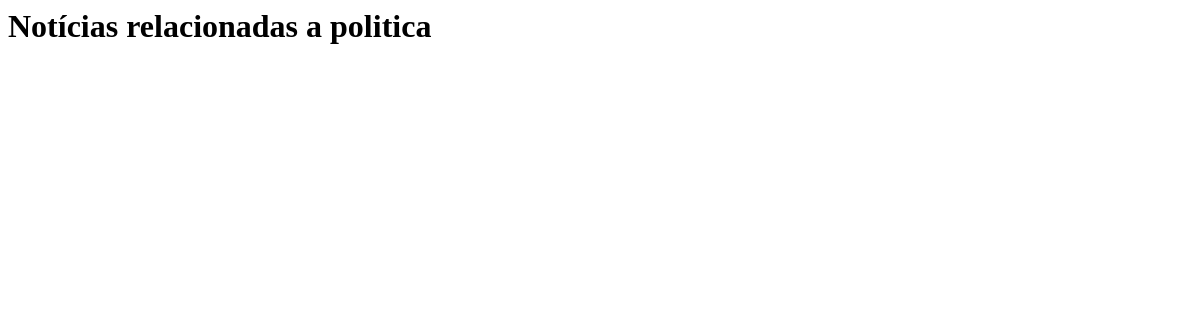
The page /noticias/tag/politica/ on the database as committed earlier.
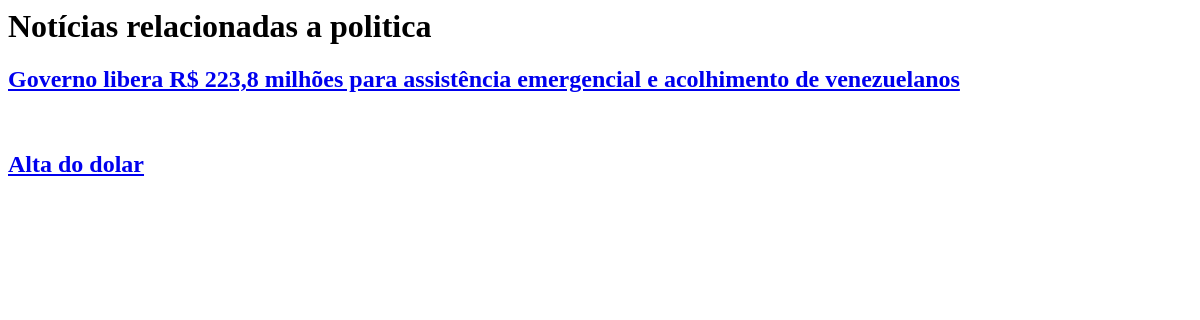
The same page on the database as committed later.
### app_noticias/models.py (models this page shows, shortened)
class Tag(models.Model):
    nome= models.CharField(max_length=64)
    slug= models.CharField(max_length=64)

class Noticia(models.Model):
    class Meta:
        verbose_name = 'Notícia'
        verbose_name_plural= 'Notícias'
    tags= models.ManyToManyField(Tag,blank=True,null=True)
    autor= models.ForeignKey(Pessoa, on_delete=models.CASCADE,blank=True,null=True)
    titulo=models.CharField('título', max_length=128)
    conteudo= models.TextField()
    data_criacao=models.DateTimeField(blank=True,null=True)
    data_publicacao=models.DateTimeField(blank=True,null=True)
    publicado=models.BooleanField(blank=True,null=True)

### app_noticias/views.py (the view)
# urls.py: path('tag/<str:tag>/',EncontraTag,name='encontratag'),
def EncontraTag(request, tag):
    noticia=Noticia.objects.filter(tags__nome__contains=tag)
    for i in noticia:
        print(i.titulo)
    return render(request,"app_noticias/noticiaTag.html",{'noticia':noticia,'tag':tag})

### app_noticias/templates/app_noticias/noticiaTag.html
<h1>Notícias relacionadas a {{tag}}</h1>
{% for noticia in noticia %}
	<div>
        <a href="http://localhost:8000/noticias/{{ noticia.id }}"><h2>{{noticia.titulo}}</h2></a>
		<br>
	</div>
{% endfor %}

Rows that differ between the two databases and show on the page:
added Tag: nome "politica"
added Noticia: titulo "Governo libera R$ 223,8 milhões para assistência emergencial e acolhimento de venezuelanos"
now on this page (row edited): Noticia: titulo "Alta do dolar"
Other text that changed with them:
{{ tag }}: "politica" → (not shown)
